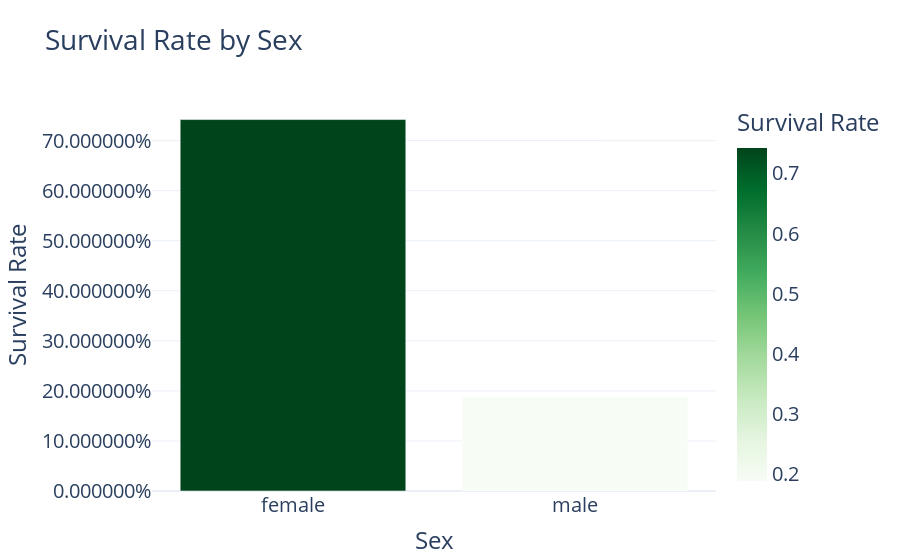

Notebook code for this chart:
### Code cell
fig.show()

### Figure 1 — Plotly figure (JSON) as saved in the notebook; plotly's stock layout.template omitted (floating-point values rounded to 4 significant figures)
{"data": [{"alignmentgroup": "True", "hovertemplate": "Sex=%{x}<br>Survival Rate=%{marker.color}<extra></extra>", "legendgroup": "", "marker": {"color": [0.742, 0.1889], "coloraxis": "coloraxis", "pattern": {"shape": ""}}, "name": "", "offsetgroup": "", "orientation": "v", "showlegend": false, "textposition": "auto", "type": "bar", "x": ["female", "male"], "xaxis": "x", "y": [0.742, 0.1889], "yaxis": "y"}], "layout": {"autosize": true, "barmode": "relative", "coloraxis": {"colorbar": {"title": {"text": "Survival Rate"}}, "colorscale": [[0, "rgb(247,252,245)"], [0.125, "rgb(229,245,224)"], [0.25, "rgb(199,233,192)"], [0.375, "rgb(161,217,155)"], [0.5, "rgb(116,196,118)"], [0.625, "rgb(65,171,93)"], [0.75, "rgb(35,139,69)"], [0.875, "rgb(0,109,44)"], [1, "rgb(0,68,27)"]]}, "legend": {"tracegroupgap": 0}, "title": {"text": "Survival Rate by Sex"}, "xaxis": {"anchor": "y", "autorange": true, "domain": [0, 1], "range": [-0.5, 1.5], "tickmode": "linear", "title": {"text": "Sex"}, "type": "category"}, "yaxis": {"anchor": "x", "autorange": true, "domain": [0, 1], "range": [0, 0.7811], "tickformat": "%", "title": {"text": "Survival Rate"}, "type": "linear"}}}
